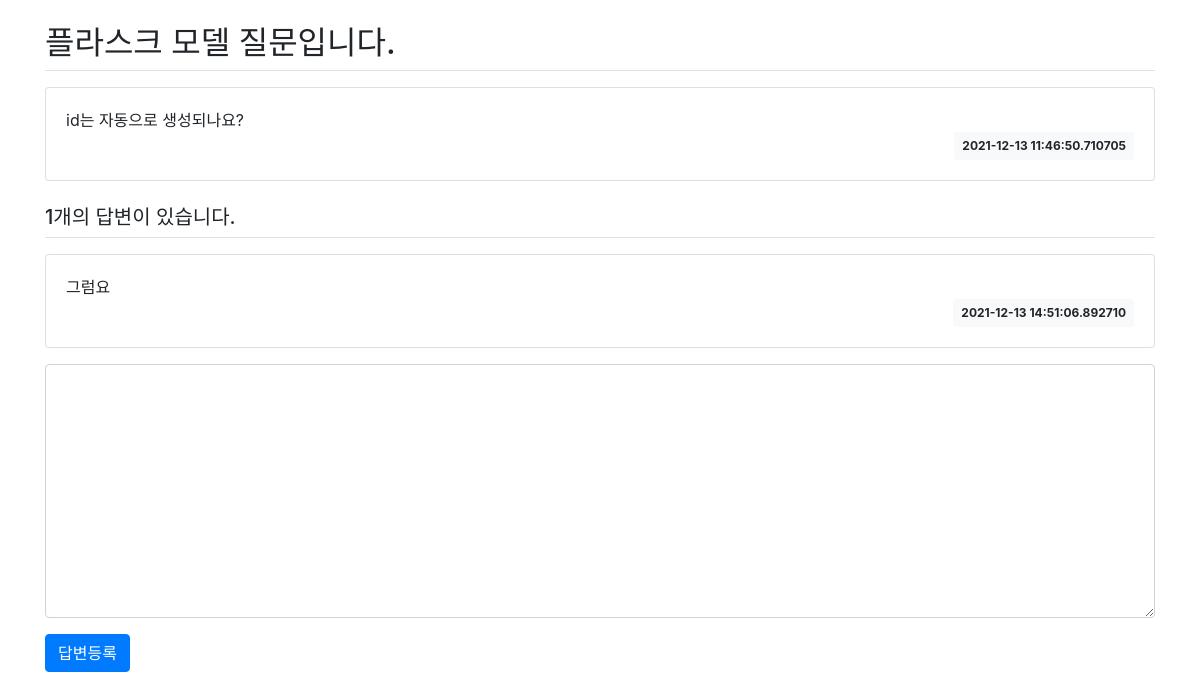
The app's page /question/detail/4/ with its own data.
### pybo/models.py (models this page shows)
class Question(db.Model):
    id = db.Column(db.Integer, primary_key=True)
    subject = db.Column(db.String(200), nullable=False)
    content = db.Column(db.Text(), nullable=False)
    create_date = db.Column(db.DateTime(), nullable=False)

class Answer(db.Model):
    id = db.Column(db.Integer, primary_key=True)
    question_id = db.Column(db.Integer, db.ForeignKey('question.id', ondelete='CASCADE'))
    question = db.relationship('Question', backref=db.backref('answer_set'))
    content = db.Column(db.Text(), nullable=False)
    create_date = db.Column(db.DateTime(), nullable=False)

### pybo/views/question_views.py (the view)
@bp.route('/detail/<int:question_id>/')
def detail(question_id):
    form = AnswerForm()
    question = Question.query.get_or_404(question_id)
    return render_template('question/question_detail.html', question=question, form=form)

### pybo/forms.py
class AnswerForm(FlaskForm):
    content = TextAreaField('내용', validators=[DataRequired('내용은 필수입력 항목입니다.')])

### pybo/templates/question/question_detail.html (shortened to what this page needs)
{% extends 'base.html' %}
{% block content %}
<div class="container my-3">
    <h2 class="border-bottom py-2">{{ question.subject }}</h2>
    <div class="card my-3">
        <div class="card-body">
            <div class="card-text" style="white-space: pre-line;">{{ question.content }}</div>
            <div class="d-flex justify-content-end">
                <div class="badge badge-light p-2">
                    {{ question.create_date }}
                </div>
            </div>
        </div>
    </div>
    <h5 class="border-bottom my-3 py-2">{{ question.answer_set|length }}개의 답변이 있습니다.</h5>
    {% for answer in question.answer_set %}
    <div class="card my-3">
        <div class="card-body">
            <div class="card-text" style="white-space: pre-line;">{{ answer.content }}</div>
            <div class="d-flex justify-content-end">
                <div class="badge badge-light p-2">
                    {{ answer.create_date }}
                </div>
            </div>
        </div>
    </div>
    {% endfor %}
    <form action="{{ url_for('answer.create', question_id=question.id) }}" method="post" class="my-3">
        <div class="form-group">
            <textarea name="content" id="content" class="form-control" rows="10"></textarea>
        </div>
        <input type="submit" value="답변등록" class="btn btn-primary">
    </form>
</div>
{% endblock %}

### records on screen
Question: subject "플라스크 모델 질문입니다.", content "id는 자동으로 생성되나요?", create_date "2021-12-13 11:46:50.710705"
Answer: content "그럼요", create_date "2021-12-13 14:51:06.892710"

### other values on screen
{{ question.answer_set|length }} "1"
